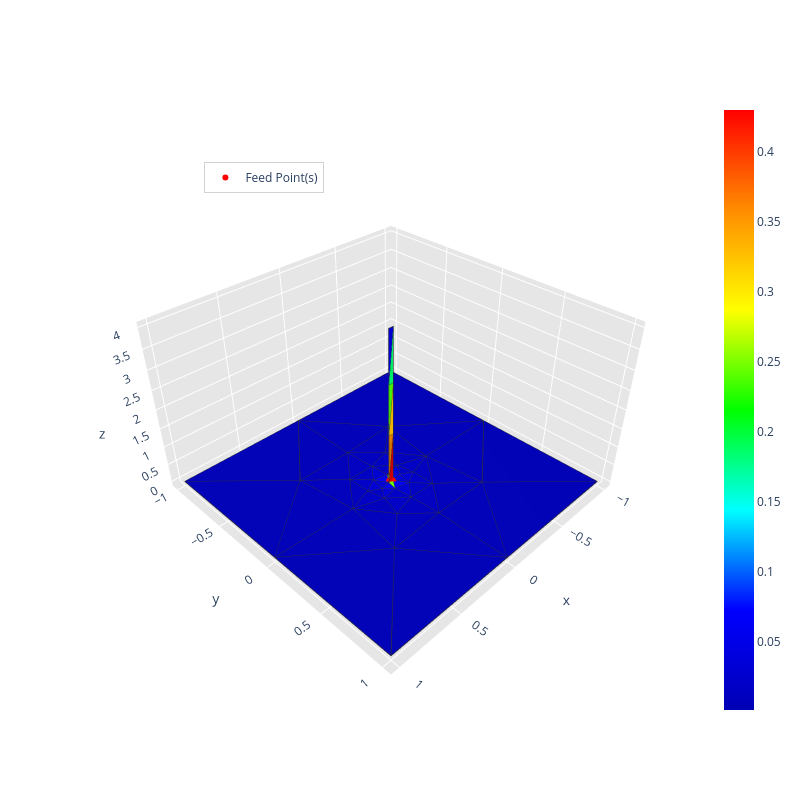

Source (notebook cell):
### Code cell
feed_point = np.array([[0, 0, 0]])

run_radiation_refinement(config, grid_points, radius_vicinity, path, frequency, feed_point, monopole=True)

### Figure 1 — Plotly figure (JSON) as saved in the notebook; plotly's stock layout.template omitted (floating-point values rounded to 4 significant figures; data arrays with more than 128 entries replaced by an {"elided": "..."} marker saying what was removed)
{"data": [{"facecolor": ["rgb(0, 0, 187)", "rgb(0, 0, 187)", "rgb(0, 0, 209)", "rgb(0, 0, 209)", "rgb(0, 0, 183)", "rgb(0, 0, 183)", "rgb(0, 0, 180)", "rgb(0, 0, 180)", "rgb(0, 0, 180)", "rgb(0, 0, 180)", "rgb(0, 0, 189)", "rgb(0, 0, 189)", "rgb(0, 0, 180)", "rgb(0, 0, 180)", "rgb(0, 0, 180)", "rgb(0, 0, 180)", "rgb(0, 0, 185)", "rgb(0, 0, 185)", "rgb(0, 0, 183)", "rgb(0, 0, 183)", "rgb(0, 0, 195)", "rgb(0, 0, 195)", "rgb(0, 0, 185)", "rgb(0, 0, 185)", "rgb(0, 0, 239)", "rgb(0, 0, 239)", "rgb(0, 0, 183)", "rgb(0, 0, 183)", "rgb(0, 0, 183)", "rgb(0, 0, 183)", "rgb(0, 0, 195)", "rgb(0, 0, 195)", "rgb(0, 0, 237)", "rgb(0, 0, 237)", "rgb(0, 0, 197)", "rgb(0, 0, 197)", "rgb(0, 0, 193)", "rgb(0, 0, 193)", "rgb(0, 0, 188)", "rgb(0, 0, 188)", "rgb(0, 0, 190)", "rgb(0, 0, 190)", "rgb(0, 0, 196)", "rgb(0, 0, 196)", "rgb(0, 0, 195)", "rgb(0, 0, 195)", "rgb(0, 0, 208)", "rgb(0, 0, 208)", "rgb(0, 0, 187)", "rgb(0, 0, 187)", "rgb(0, 0, 207)", "rgb(0, 0, 207)", "rgb(0, 0, 213)", "rgb(0, 0, 213)", "rgb(107, 255, 0)", "rgb(107, 255, 0)", "rgb(0, 0, 187)", "rgb(0, 0, 187)", "rgb(255, 0, 0)", "rgb(255, 144, 0)", "rgb(0, 0, 226)", "rgb(0, 255, 110)", "rgb(75, 255, 0)", "rgb(255, 194, 0)"], "i": [22, 25, 34, 35, 13, 14, 4, 14, 13, 7, 32, 29, 12, 5, 6, 15, 18, 19, 16, 17, 28, 31, 20, 23, 0, 1, 19, 18, 12, 15, 26, 27, 36, 38, 30, 33, 21, 24, 20, 23, 21, 24, 26, 27, 28, 31, 30, 33, 28, 31, 35, 34, 28, 31, 0, 1, 18, 19, 11, 11, 9, 3, 9, 8], "j": [29, 32, 36, 38, 29, 32, 16, 19, 18, 17, 33, 30, 16, 19, 18, 17, 24, 21, 29, 32, 36, 38, 22, 25, 39, 37, 20, 23, 20, 23, 28, 31, 37, 39, 34, 35, 35, 34, 26, 27, 26, 27, 37, 39, 30, 33, 36, 38, 29, 32, 37, 39, 37, 39, 37, 39, 29, 32, 0, 1, 2, 10, 10, 10], "k": [16, 17, 0, 1, 18, 19, 13, 5, 6, 14, 21, 24, 4, 12, 15, 7, 23, 20, 13, 14, 30, 33, 16, 17, 34, 35, 12, 15, 16, 17, 22, 25, 0, 1, 24, 21, 26, 27, 22, 25, 20, 23, 28, 31, 29, 32, 34, 35, 22, 25, 26, 27, 36, 38, 1, 0, 24, 21, 1, 8, 3, 9, 8, 11], "name": "", "type": "mesh3d", "x": [-0.02, 0.02, 0.02, -0.02, -1.0, 1.0, -1.0, 1.0, 0.02, 0.02, -0.02, -0.02, 0.0, -1.0, 1.0, 0.0, -0.4311, 0.4311, -0.4348, 0.4348, -0.0002376, 0.186, -0.1982, 0.0002376, -0.186, 0.1982, -0.01771, 0.01771, -0.1525, -0.371, -0.181, 0.1525, 0.371, 0.181, -0.07648, 0.07648, -0.09718, -0.03193, 0.09718, 0.03193], "y": [0.0, 0.0, 0.0, 0.0, -1.0, -1.0, 1.0, 1.0, 0.0, 0.0, 0.0, 0.0, -1.0, 0.0, 0.0, 1.0, -0.4609, 0.4609, 0.4475, -0.4475, -0.4432, -0.2165, -0.2557, 0.4432, 0.2165, 0.2557, -0.2077, 0.2077, -0.09206, -0.01718, 0.04067, 0.09206, 0.01718, -0.04067, 0.09575, -0.09575, -0.01102, -0.07037, 0.01102, 0.07037], "z": [0.0, 0.0, 4.0, 4.0, 0.0, 0.0, 0.0, 0.0, 1.333, 2.667, 2.667, 1.333, 0.0, 0.0, 0.0, 0.0, 0.0, 0.0, 0.0, 0.0, 0.0, 0.0, 0.0, 0.0, 0.0, 0.0, 0.0, 0.0, 0.0, 0.0, 0.0, 0.0, 0.0, 0.0, 0.0, 0.0, 0.0, 0.0, 0.0, 0.0]}, {"line": {"color": "rgb(50, 50, 50)", "width": 1.5}, "mode": "lines", "showlegend": false, "type": "scatter3d", "x": {"elided": "320 float values"}, "y": {"elided": "320 float values"}, "z": {"elided": "320 float values"}}, {"hoverinfo": "none", "marker": {"color": [0.001492, 0.4301], "colorscale": [[0, "rgb(0, 0, 180)"], [0.1667, "rgb(0, 0, 255)"], [0.3333, "rgb(0, 255, 255)"], [0.5, "rgb(0, 255, 0)"], [0.6667, "rgb(255, 255, 0)"], [0.8333, "rgb(255, 140, 0)"], [1, "rgb(255, 0, 0)"]], "showscale": true, "size": 0.1}, "mode": "markers", "showlegend": false, "type": "scatter3d", "x": [-0.02], "y": [0.0], "z": [0.0]}, {"marker": {"color": "red", "size": 6, "symbol": "circle"}, "mode": "markers+text", "name": "Feed Point(s)", "type": "scatter3d", "x": [0], "y": [0], "z": [0]}], "layout": {"height": 800, "legend": {"bgcolor": "rgba(255,255,255,0.7)", "bordercolor": "lightgray", "borderwidth": 1, "x": 0.2, "xanchor": "left", "y": 0.9, "yanchor": "top"}, "scene": {"aspectratio": {"x": 0.5, "y": 0.5, "z": 0.3}, "camera": {"eye": {"x": 0.65, "y": 0.65, "z": 0.65}}, "xaxis": {"backgroundcolor": "rgb(230, 230, 230)", "gridcolor": "rgb(255, 255, 255)", "showbackground": true, "zerolinecolor": "rgb(255, 255, 255)"}, "yaxis": {"backgroundcolor": "rgb(230, 230, 230)", "gridcolor": "rgb(255, 255, 255)", "showbackground": true, "zerolinecolor": "rgb(255, 255, 255)"}, "zaxis": {"backgroundcolor": "rgb(230, 230, 230)", "gridcolor": "rgb(255, 255, 255)", "showbackground": true, "zerolinecolor": "rgb(255, 255, 255)"}}, "title": {"text": ""}, "width": 800}}
